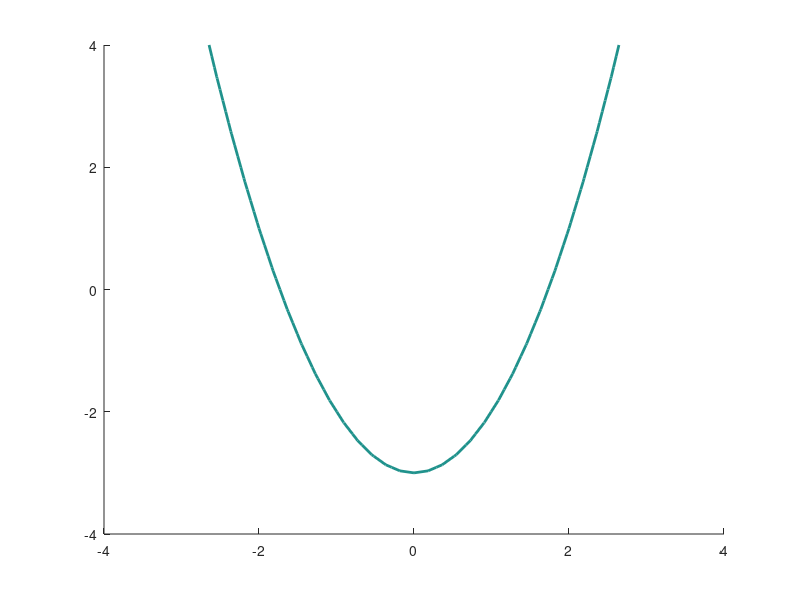

MATLAB code to generate this figure: (Note: this script raises an error after producing the figure.)
# isoclines.m
#
# Copyright 2015 2016 2017 2018 by John Gambini
#
f1 = inline('y-x.^2','x','y');
f2 = @(y,x)y-x.^2;
f3 = inline('x.^2 + c', 'x', 'c');

x = y = linspace(-4,4,45);

[X1,Y1] = meshgrid(x,y);
DY = f1(X1,Y1);

hold on;

contour( x, y, DY, [-3 -3] , "linewidth", 2);

x = -4:.5:4;
c = [-3 3];

y = f3(x,-4);

dirfield(f1,x,y);

hold off;






